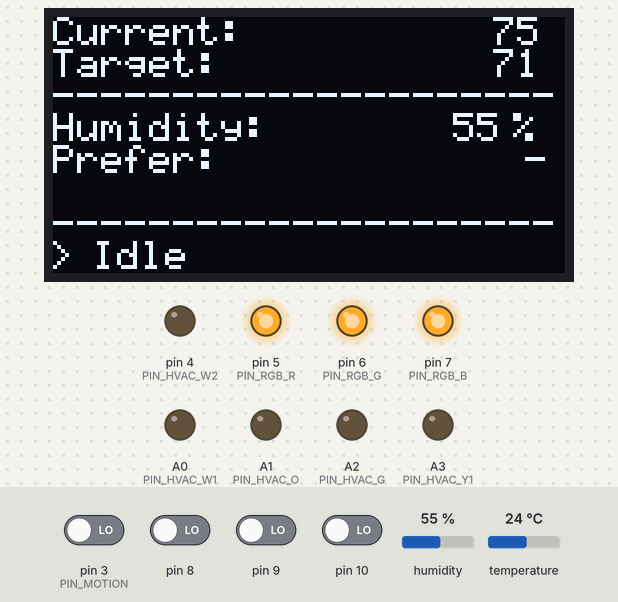
Recording of a program running on a simulated Arduino Uno, built with avr-gcc and run on an emulated ATmega328P. Parts: 128×64 one-colour display, output pins drawn as LEDs (lit = HIGH). The inputs (shaded band) are chosen by the test bench; at power-on: pin 3 (PIN_MOTION), pin 8–10 LOW, temperature 24 °C, humidity 55 %. What the program prints to the serial monitor is not drawn.

Above: at 2.2 s.
2.3 s: temperature set to 12 °C
At 3.1 s:
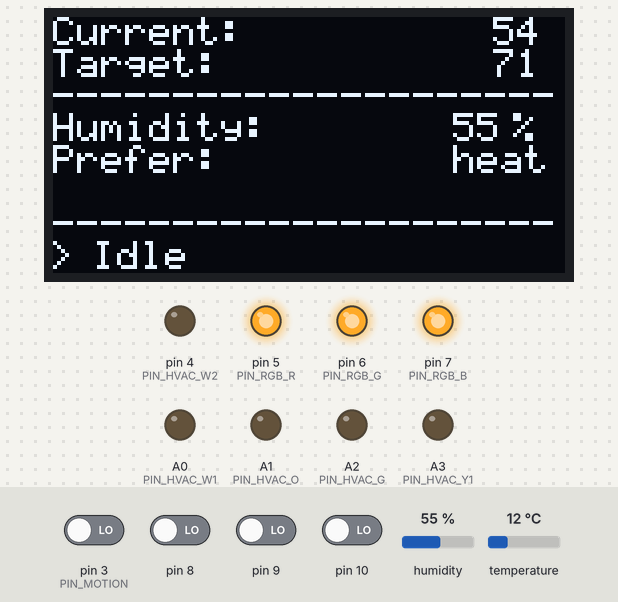
5.3 s: temperature set to 28 °C
At 6.8 s:
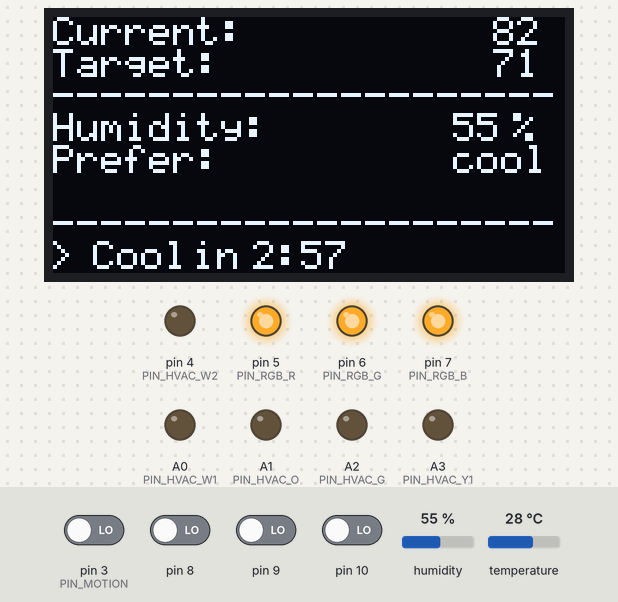
8.3 s: humidity set to 22 %
At 9.8 s:
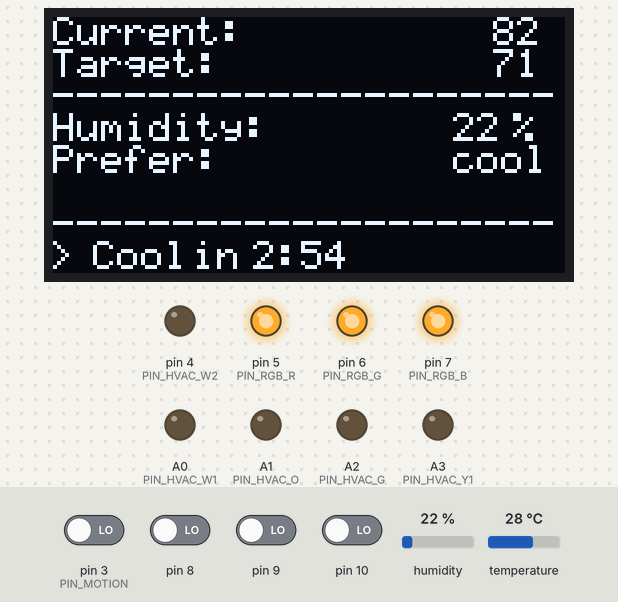
10.5 s: humidity set to 40 %
At 11.8 s:
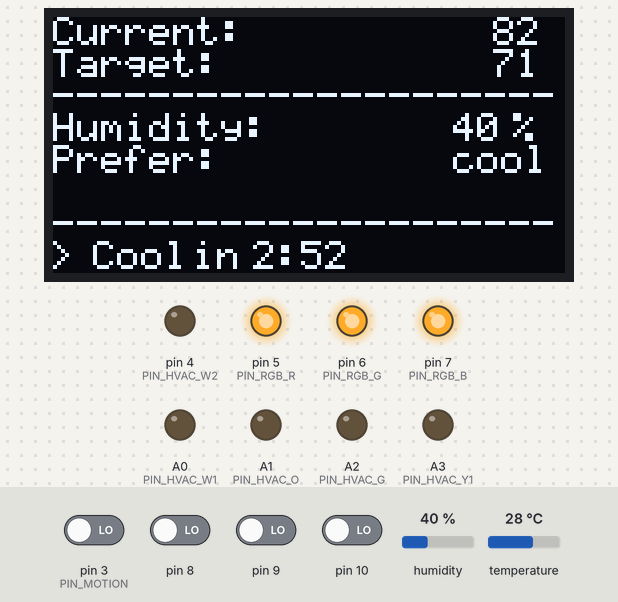
Timing chart, 0 to 13.0 s (numbered marks = the images above; inputs shaded):
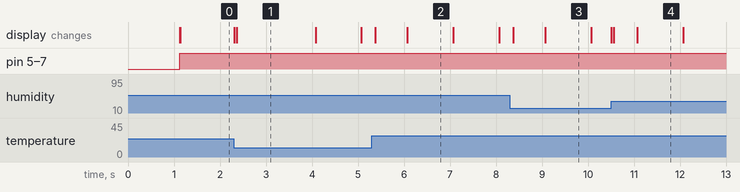

The program:

main.cpp
```cpp
#include <Arduino.h>
#include <avr/wdt.h>
#include "th_sensor.h"
#include "motion_sensor.h"
#include "config.h"
#include "hvac.h"
#include "display.h"

// TODO Add functionality to adjust config;

// State
bool shouldUpdatePreferTmp = true;
bool motionDetected = false;
unsigned long displaySleepAt = 0;
bool isAwake = false;
bool hvacCanExecuteQueue = true;
uint8_t targetTemp = 71;
uint8_t temperature = 0;
uint8_t humidity = 0;
TMP_PREFER preferTmp = PREFER_NEUTRAL;

// Times
unsigned long targetTempReachedAt = 0;
unsigned long triggerChangeAt = 0;
unsigned long lastHvacStateAt = 0;

// Menu State
bool isInMenu = false;

// Button state
bool selectIsPressed = false;
bool downIsPressed = false;
bool upIsPressed = true;
unsigned long nextBtnPressAvailableAt = 0;

// Instances
Config config;
HVAC hvac(config, hvacCanExecuteQueue, shouldUpdatePreferTmp, lastHvacStateAt);
THSensor tmpAndHumiditySensor(config, shouldUpdatePreferTmp);
MotionSensor motionSensor(config, displaySleepAt);
Display display(isAwake, displaySleepAt, config, targetTemp, temperature, humidity, preferTmp, hvac);

// Button Handlers
void onUserTempChange(unsigned long time) {
  if (targetTemp == temperature && hvac.nextState != HVAC_IDLE) {
    hvac.queue(time, HVAC_IDLE);
  } else {
    triggerChangeAt = time + config.TRIGGER_DELAY;
    hvacCanExecuteQueue = false;
  }
}

void onUserInput(unsigned long time) {
  nextBtnPressAvailableAt = time + config.BTN_DEBOUNCE;
  displaySleepAt = time + config.UI_AWAKE_TIME;
}

void onSelectPress(unsigned long time) {
  Serial.println("Select Pressed");
  onUserInput(time);
}

void onDownPress(unsigned long time) {
  if (targetTemp > 50) {
    targetTemp -= 1;
    onUserInput(time);
    onUserTempChange(time);
  }
}

void onUpPress(unsigned long time) {
  if (targetTemp < 80) {
    targetTemp += 1;
    onUserInput(time);
    onUserTempChange(time);
  }
}

// Functions
void resetMicrocontroller() {
  wdt_enable(WDTO_15MS);
  while(1);
}

void setup() {
  // Set initial state
  isAwake = true;
  displaySleepAt = millis() + config.UI_AWAKE_TIME;
  targetTemp = config.TARGET_TEMP;

  // Set pin modes
  pinMode(config.PIN_DHT, INPUT);
  pinMode(config.PIN_MOTION, INPUT);
  pinMode(config.BTN_SELECT, INPUT);
  pinMode(config.BTN_DOWN, INPUT);
  pinMode(config.BTN_UP, INPUT);
  pinMode(config.PIN_RGB_R, OUTPUT);
  pinMode(config.PIN_RGB_G, OUTPUT);
  pinMode(config.PIN_RGB_B, OUTPUT);
  pinMode(config.PIN_HVAC_Y1, OUTPUT);
  pinMode(config.PIN_HVAC_G, OUTPUT);
  pinMode(config.PIN_HVAC_O, OUTPUT);
  pinMode(config.PIN_HVAC_W1, OUTPUT);
  pinMode(config.PIN_HVAC_W2, OUTPUT);

  // Set Outputs Low
  digitalWrite(config.PIN_RGB_R, LOW);
  digitalWrite(config.PIN_RGB_G, LOW);
  digitalWrite(config.PIN_RGB_B, LOW);
  digitalWrite(config.PIN_HVAC_Y1, LOW);
  digitalWrite(config.PIN_HVAC_G, LOW);
  digitalWrite(config.PIN_HVAC_O, LOW);
  digitalWrite(config.PIN_HVAC_W1, LOW);
  digitalWrite(config.PIN_HVAC_W2, LOW);

  Serial.begin(9600);
  hvac.init();
  tmpAndHumiditySensor.init();
  display.init();

  // Delay to wait for sensors to stabilize
  delay(1000);

  Serial.println("Ready");
}

void loop() {
  unsigned long now = millis();
  if (now > config.AVR_RESET) {
    resetMicrocontroller();
  }

  motionSensor.tick(now, motionDetected);
  tmpAndHumiditySensor.tick(now, preferTmp, temperature, humidity);
  hvac.tick(now);
  display.tick(now);

  // User Input
  if (now > nextBtnPressAvailableAt) {
    int btnSelectVal = digitalRead(config.BTN_SELECT);
    int btnDownVal = digitalRead(config.BTN_DOWN);
    int btnUpVal = digitalRead(config.BTN_UP);

    if (btnSelectVal == 0 && selectIsPressed == false) {
      selectIsPressed = true;
      onSelectPress(now);
    } else if (btnSelectVal == 1 && selectIsPressed == true) {
      selectIsPressed = false;
    }

    if (btnDownVal == 0 && downIsPressed == false) {
      downIsPressed = true;
      onDownPress(now);
    } else if (btnDownVal == 1 && downIsPressed == true) {
      downIsPressed = false;
    }

    if (btnUpVal == 0 && upIsPressed == false) {
      upIsPressed = true;
      onUpPress(now);
    } else if (btnUpVal == 1 && upIsPressed == true) {
      upIsPressed = false;
    }
  }

  // Manage timeouts and delays
  if (triggerChangeAt > 0 && now >= triggerChangeAt) {
    hvacCanExecuteQueue = true;
    triggerChangeAt = 0;
  }

  // HVAC Control Logic
  if (hvacCanExecuteQueue && temperature > 0) {
    uint8_t tmpRangeTop;
    uint8_t tmpRangeBottom;

    if (preferTmp == PREFER_NEUTRAL) {
      tmpRangeTop = targetTemp + config.TARGET_RANGE;
      tmpRangeBottom = targetTemp - config.TARGET_RANGE;
    } else if (preferTmp == PREFER_HEAT) {
      tmpRangeTop = targetTemp + config.TARGET_RANGE + 1;
      tmpRangeBottom = targetTemp;
    } else if (preferTmp == PREFER_COOL) {
      tmpRangeTop = targetTemp;
      tmpRangeBottom = targetTemp - config.TARGET_RANGE - 1;
    }

    if (temperature < tmpRangeBottom && hvac.nextState != HVAC_HEATING) {
      Serial.print("Temp is "); Serial.print(temperature); Serial.println(", starting heat.");
      hvac.queue(now, HVAC_HEATING);
    } else if (temperature > tmpRangeTop && hvac.nextState != HVAC_COOLING) {
      Serial.print("Temp is "); Serial.print(temperature); Serial.println(", starting cool.");
      hvac.queue(now, HVAC_COOLING);
    }

    if (
      hvac.currentState != HVAC_IDLE
      && temperature == targetTemp
      && targetTempReachedAt == 0
      && now > lastHvacStateAt + config.TARGET_REACHED_CHECK_DELAY
    ) {
      Serial.println("Target Reached");
      targetTempReachedAt = now;
    }

    if (
      targetTempReachedAt > 0
      && now >= targetTempReachedAt + config.TARGET_REACHED_SHUTOFF_DELAY
    ) {
      Serial.println("Target Reached, Switching back to idle");
      hvac.queue(now, HVAC_IDLE);
      targetTempReachedAt = 0;
    }

  }

  // Manage UI Awake State
  if (displaySleepAt > 0 && !isAwake) {
    isAwake = true;
  }

  if (isAwake && displaySleepAt != 0 && now > displaySleepAt) {
    isAwake = false;
    displaySleepAt = 0;
  }
}
```

display.h
```cpp
#ifndef DISPLAY_H;
#define DISPLAY_H;
#include "Arduino.h"
#include "SSD1306Ascii.h"
#include "SSD1306AsciiAvrI2c.h"
#include "hvac.h"
#include "config.h"
#include "th_sensor.h"

enum RGB_COLOR {
  RGB_OFF,
  RGB_RED,
  RGB_BLUE,
  RGB_GREEN,
  RGB_YELLOW,
  RGB_PURPLE,
  RGB_WHITE,
  RGB_CYAN,
};

class Display {
  public:
    Display(
      bool& a,
      unsigned long& s,
      Config& c,
      uint8_t& tt,
      uint8_t& t,
      uint8_t& h,
      TMP_PREFER& tp,
      HVAC& hv
    );

  private:
    unsigned long& sleepAt;
    bool& isAwake;
    bool isOn = false;
    uint8_t oledCharWidth = 5;
    uint8_t oledCols = 24;
    uint8_t oledRows = 7;

  private:
    Config& config;
    SSD1306AsciiAvrI2c oled;
    uint8_t& targetTemp;
    uint8_t& temperature;
    uint8_t& humidity;
    TMP_PREFER& preferTmp;
    HVAC& hvac;

  private:
    uint8_t lastTemp = 0;
    TMP_PREFER lastPreferTmp = PREFER_NEUTRAL;
    uint8_t lastTarget = 0;
    uint8_t lastHumidity = 0;
    HVAC_STATE lastCurrentState = HVAC_IDLE;
    HVAC_STATE lastNextState = HVAC_IDLE;
    uint8_t lastStateMin = 0;
    uint8_t lastStateSec = 0;

  public:
    void init();
    void tick(unsigned long t);
    void show();
    void hide();

  private:
    void writeStatic();
    void updateTemp(uint8_t t);
    void updatePreferTmp(TMP_PREFER p);
    void updateTarget(uint8_t t);
    void updateHumidity(uint8_t h);
    void updateState(HVAC_STATE s, bool isUpcoming);
    void updateStateTime(uint8_t m, uint8_t s);
    void updateRgb(HVAC_STATE s);

  private:
    void setRgb(RGB_COLOR color);
    uint8_t timeDiffMin(unsigned long t1, unsigned long t2);
    uint8_t timeDiffSec(unsigned long t1, unsigned long t2);
};

#endif
```

hvac.h
```cpp
#include "Arduino.h"
#include "config.h"

#ifndef HVAC_H
#define HVAC_H

enum HVAC_STATE {
  HVAC_IDLE,
  HVAC_BLOWING,
  HVAC_COOLING,
  HVAC_HEATING,
  HVAC_HEATING_ALT1,
  HVAC_HEATING_ALT2,
};

class HVAC {
  public:
    HVAC(
      Config& config,
      bool& hvacCanExecuteQueue,
      bool& supt,
      unsigned long& lhsa
    );

  private:
    Config& config;
    bool& shouldUpdatePreferTmp;
    bool& canExecuteQueue;
    int coolingWire;
    int fanWire;
    int heatPumpWire;
    int altHeat1Wire;
    int altHeat2Wire;
    unsigned long switchDelay;
    unsigned long lastIdleStateAt = 0;
    unsigned long& lastHvacStateAt;

  public:
    bool isRunning = false;
    unsigned long nextStateAt = 0;
    HVAC_STATE currentState = HVAC_IDLE;
    HVAC_STATE nextState = HVAC_IDLE;

  public:
    void init();
    void queue(unsigned long time, HVAC_STATE state);
    void tick(unsigned long time);

  private:
    void executeNextState(unsigned long time);
    void killRelays();
};

#endif
```

motion_sensor.h
```cpp
#include "Arduino.h"
#include "config.h"

#ifndef MOTION_SENSOR_H
#define MOTION_SENSOR_H

class MotionSensor {
  public:
    MotionSensor(Config& c, unsigned long& dst);

  private:
    Config& config;
    unsigned long& displaySleepAt;
    uint8_t pin;
    bool isHigh = false;
    uint16_t readDelay;
    uint16_t timeout;

  private:
    unsigned long stayOnUntil;
    unsigned long readAvailableAt;

  public:
    void tick(unsigned long time, bool& detected);
    void onDetect(unsigned long time);
    void onTimeout(unsigned long time);
};

#endif
```

th_sensor.h
```cpp
#ifndef TH_SENSOR_H
#define TH_SENSOR_H
#include "Arduino.h"
#include "config.h"
#include "DHT.h"
#include "DHT_U.h"
#include "Adafruit_Sensor.h"
#include "utils.h"

enum TMP_PREFER {
  PREFER_HEAT,
  PREFER_NEUTRAL,
  PREFER_COOL,
};

class THSensor {
  public:
    THSensor(Config& config, bool& supt);

  public:
    float tmpMin;
    float tmpMax;
    float tmpRes;
    float hMin;
    float hMax;
    float hRes;

  private:
    DHT_Unified dht;
    sensor_t sensor;
    unsigned long delayMS;
    unsigned long nextReadAvailableAt;
    Config& config;
    bool& shouldUpdatePreferTmp;
    uint8_t lastRecordedTemps[10];
    uint8_t lastRecordedHumidity[10];
    uint8_t currentRecordIndex = 0;

  private:
    uint8_t getTemperature(sensors_event_t& event);
    uint8_t getHumidity(sensors_event_t& event);

  public:
    void init();
    void read(TMP_PREFER& preferTmp, uint8_t& temperature, uint8_t& humidity);
    void tick(unsigned long time, TMP_PREFER& preferTmp, uint8_t& temperature, uint8_t& humidity);
};

#endif
```

utils.h
```cpp
#include "Arduino.h"
#ifndef UTILS_H
#define UTILS_H

namespace Utils {
  extern "C" {
    uint8_t celsiusToFahrenheit(uint8_t c);
    uint8_t floatToUint8(float v);
    uint8_t averageOf10(uint8_t input[10]);
  }
}

#endif
```

display.cpp
```cpp
#include "display.h"
// #include "SSD1306Ascii.h"
// #include "SSD1306AsciiAvrI2c.h"

Display::Display(
  bool& a,
  unsigned long& s,
  Config& c,
  uint8_t& tt,
  uint8_t& t,
  uint8_t& h,
  TMP_PREFER& p,
  HVAC& hv
):
  isAwake(a),
  sleepAt(s),
  config(c),
  targetTemp(tt),
  temperature(t),
  humidity(h),
  preferTmp(p),
  hvac(hv)
{
}

void Display::init() {
  oled.begin(&Adafruit128x64, 0x3C, -1);
  oled.setFont(System5x7);
  oled.clear();
}

void Display::tick(unsigned long t) {
  if (isAwake == true && isOn == false) {
    show();
  } else if (isAwake == false && isOn == true) {
    hide();
  }

  if (isOn == true) {
    uint8_t currentStateMin = hvac.nextStateAt > 0 ? timeDiffMin(hvac.nextStateAt, t) : 0;
    uint8_t currentStateSec = hvac.nextStateAt > 0 ? timeDiffSec(hvac.nextStateAt, t) : 0;

    if (lastTemp != temperature) {
      lastTemp = temperature;
      updateTemp(temperature);
    }

    if (lastPreferTmp != preferTmp) {
      lastPreferTmp = preferTmp;
      updatePreferTmp(preferTmp);
    }

    if (lastTarget != targetTemp) {
      lastTarget = targetTemp;
      updateTarget(targetTemp);
    }

    if (lastHumidity != humidity) {
      lastHumidity = humidity;
      updateHumidity(humidity);
    }

    if (lastStateMin != currentStateMin) {
      lastStateMin = currentStateMin;
      updateStateTime(currentStateMin, lastStateSec);
    }

    if (lastStateSec != currentStateSec) {
      lastStateSec = currentStateSec;
      updateStateTime(lastStateMin, currentStateSec);
    }

    if (lastCurrentState != hvac.currentState || lastNextState != hvac.nextState) {
      if (lastCurrentState != hvac.currentState) {
        lastCurrentState = hvac.currentState;
      }

      if (lastNextState != hvac.nextState) {
        lastNextState = hvac.nextState;
      }

      bool isUpcoming = hvac.currentState != hvac.nextState;
      updateState(isUpcoming ? hvac.nextState : hvac.currentState, isUpcoming);
      updateRgb(hvac.currentState);
    }
  }

};

void Display::show() {
  isOn = true;
  writeStatic();
  updateTemp(lastTemp);
  updateTarget(lastTarget);
  updatePreferTmp(lastPreferTmp);
  updateHumidity(lastHumidity);
  if (hvac.currentState != hvac.nextState) {
    updateState(lastNextState, true);
  } else {
    updateState(lastCurrentState, false);
  }
  updateStateTime(lastStateMin, lastStateSec);
  updateRgb(hvac.currentState);
};

void Display::hide() {
  isOn = false;
  oled.clear();
  setRgb(RGB_OFF);
};

void Display::writeStatic() {
  oled.clear();
  oled.setCursor(0, 0);
  oled.print("Current:");
  oled.setCursor(0, 1);
  oled.print("Target:");
  oled.setCursor(0, 2);
  oled.print("---------------------");
  oled.setCursor(0, 3);
  oled.print("Humidity:");
  oled.setCursor(115, 3);
  oled.print("%");
  oled.setCursor(0, 4);
  oled.print("Prefer:");
  oled.setCursor(0, 6);
  oled.print("---------------------");
  oled.setCursor(0, 7);
  oled.print(">");
};

uint8_t Display::timeDiffMin(unsigned long t1, unsigned long t2) {
  unsigned long timeDiff = abs(t1 - t2);
  unsigned long totalSeconds = timeDiff / 1000;
  return totalSeconds / 60;
};
uint8_t Display::timeDiffSec(unsigned long t1, unsigned long t2) {
  unsigned long timeDiff = abs(t1 - t2);
  unsigned long totalSeconds = timeDiff / 1000;
  return totalSeconds % 60;
};

void Display::updateTemp(uint8_t t) {
  oled.setCursor(110, 0);
  if (temperature > 0) oled.print(String(temperature));
  else oled.print("..");
};

void Display::updatePreferTmp(TMP_PREFER d) {
  oled.setCursor(100, 4);

  if (preferTmp == PREFER_HEAT) {
    oled.print("heat");
  } else if (preferTmp == PREFER_COOL) {
    oled.print("cool");
  } else {
    oled.print("   -");
  }

};

void Display::updateHumidity(uint8_t h) {
  oled.setCursor(100, 3);
  if (humidity > 0) oled.print(String(humidity));
  else oled.print("..");
};

void Display::updateTarget(uint8_t t) {
  oled.setCursor(110, 1);
  oled.print(String(targetTemp));
};

void Display::updateState(HVAC_STATE s, bool isUpcoming) {
  oled.setCursor(10, 7);
  switch(s) {
    case HVAC_BLOWING:
      oled.print("Blow");
      break;
    case HVAC_COOLING:
      oled.print("Cool");
      break;
    case HVAC_HEATING:
      oled.print("Heat");
      break;
    case HVAC_HEATING_ALT1:
      oled.print("Alt1");
      break;
    case HVAC_HEATING_ALT2:
      oled.print("Alt2");
      break;
    case HVAC_IDLE:
    default:
      oled.print("Idle");
      break;
  }
};

void Display::updateStateTime(uint8_t m, uint8_t s) {
  oled.setCursor(35, 7);
  if (m > 0 || s > 0) {
    oled.print("in");
  } else if (m <= 0 && s <= 0) {
    oled.print("  ");
  }

  oled.setCursor(50, 7);
  if (m > 0) {
    String sString = s < 10 ? "0" + String(s) : String(s);
    String output = String(m) + ":" + sString;
    oled.print(output);
  } else if (m <= 0 && s > 0) {
    String output = String(s) + "s    ";
    oled.print(output);
  } else if (m <= 0 && s <= 0) {
    oled.print("     ");
  }
};

void Display::updateRgb(HVAC_STATE state) {
  if (state == HVAC_IDLE) setRgb(RGB_WHITE);
  if (state == HVAC_BLOWING) setRgb(RGB_GREEN);
  if (state == HVAC_COOLING) setRgb(RGB_BLUE);
  if (state == HVAC_HEATING) setRgb(RGB_RED);
  if (state == HVAC_HEATING_ALT1) setRgb(RGB_PURPLE);
  if (state == HVAC_HEATING_ALT2) setRgb(RGB_YELLOW);
}

void Display::setRgb(RGB_COLOR color) {
  byte values[3] = { LOW, LOW, LOW };

  switch(color) {
    case RGB_RED:
      values[0] = HIGH;
      break;
    case RGB_GREEN:
      values[1] = HIGH;
      break;
    case RGB_BLUE:
      values[2] = HIGH;
      break;
    case RGB_YELLOW:
      values[0] = HIGH;
      values[1] = HIGH;
      break;
    case RGB_PURPLE:
      values[0] = HIGH;
      values[2] = HIGH;
      break;
    case RGB_CYAN:
      values[1] = HIGH;
      values[2] = HIGH;
      break;
    case RGB_WHITE:
      values[0] = HIGH;
      values[1] = HIGH;
      values[2] = HIGH;
      break;
    case RGB_OFF:
    default:
      break;
  }

  digitalWrite(config.PIN_RGB_R, values[0]);
  digitalWrite(config.PIN_RGB_G, values[1]);
  digitalWrite(config.PIN_RGB_B, values[2]);

}
```

motion_sensor.cpp
```cpp
#include "motion_sensor.h"

MotionSensor::MotionSensor(Config& c,unsigned long& dst): config(c), displaySleepAt(dst) {
  pin = config.PIN_MOTION;
  timeout = config.MOTION_SENSOR_AWAKE_TIME;
  readDelay = config.MOTION_SENSOR_READ_SPEED;
  isHigh = false;
};

void MotionSensor::tick(unsigned long time, bool& detected) {
  if (time >= readAvailableAt) {

    if (digitalRead(pin) == 1) {
      if (isHigh == false) isHigh = true;
    } else {
      if (isHigh == true) isHigh = false;
    }

    if (isHigh) {
      if (detected == false) {
        onDetect(time);
        detected = true;
      }
      stayOnUntil = time + timeout;
    } else {
      if (detected == true && time >= stayOnUntil) {
        onTimeout(time);
        detected = false;
        stayOnUntil = 0;
      }
    }

    readAvailableAt = time + readDelay;
  }
}

void MotionSensor::onDetect(unsigned long time) {
  displaySleepAt = time + config.UI_AWAKE_TIME;
};

void MotionSensor::onTimeout(unsigned long time) {
};
```

config.cpp
```cpp
#include "config.h"

Config::Config() {};

void Config::load() {};

void Config::save() {};
```

Source omitted: hvac.cpp (2321 bytes), th_sensor.cpp (2573 bytes), utils.cpp (767 bytes), config.h (1321 bytes)

Measured:
- after the input at 2.3 s, the display: first changes at once (image 1 shows a later state)
- after the input at 5.3 s, the display: first changes after 0.08 s (image 2 shows a later state)
- what the display in image 1 shows lasts 1.7 s, from 2.4 s to 4.1 s
- what the display in image 2 shows lasts 1.0 s, from 6.1 s to 7.1 s
